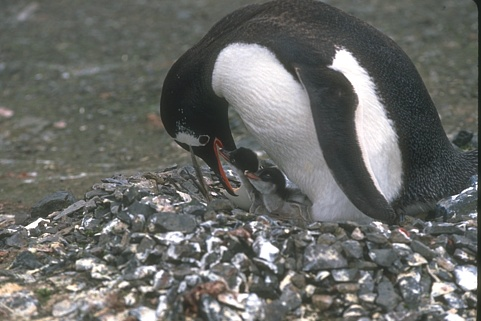
#> input picture datasets/berkley/BSDS300/images/train/original/106020.jpg, 481 x 321 px; its folder holds only this picture in this run
$ jupyter execute --allow-errors 'pure srcnn dataset-x.ipynb'   (shell and % lines are left out)   (Python 2 division)   (older library calls are emulated)
#> lines starting #> are read from the running program, lines starting #| are printed output that depends on the picture
# Super resolution
This notebook tries to repeat the result of [this article](https://arxiv.org/pdf/1511.04587.pdf "Accurate Image Super-Resolution Using Very Deep Convolutional Networks")

## Preparation

[cell 1]
import numpy as np
import pandas as pd
import matplotlib
import caffe
from matplotlib import pyplot as plt

[cell 2]
delta = abs(-9-1-5+3)

[cell 3]
def crop_center(imobj, new_width, new_height):
    width, height =imobj.size
    left = (width - N)/2
    top = (height - N)/2
    right = (width + N)/2
    bottom = (height + N)/2

    return imobj.crop((left, top, right, bottom))

def generate_crops(number, width, height, crop_width, crop_height):
    crops = []
    for i in range(number):
        x = randint(0,width-crop_width)
        y = randint(0,height-crop_height)
        crops.append((x, y, x + crop_width, y + crop_height))
    return crops

### Prepare dataset

### Train

[cell 4]
import os
N = 297
SUB = 33
Nsubs = 30
ScaleFactor = 2
folder = 'datasets/berkley/BSDS300/images/train/original/'
originals = [os.path.join(folder,f) for f in os.listdir(folder) if os.path.isfile(os.path.join(folder,f))]
hrdir = os.path.join(folder,'hr/')
if not os.path.exists(hrdir):
    os.makedirs(hrdir)

lrdir = os.path.join(folder,'lr/')
if not os.path.exists(lrdir):
    os.makedirs(lrdir)

[cell 5]
from PIL import Image
from PIL import ImageFilter
from random import randint


for idx, im in enumerate(originals):
    pim = Image.open(im)
#> pim is the input picture: PIL image 481x321 RGB; mean R, G, B 105.3, 106.6, 103.2
    pim = crop_center(pim, N, N)
#> in crop_center, `return imobj.crop((left, top, right, bottom))`:
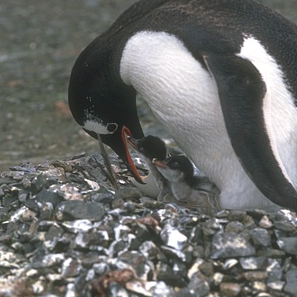
#> returned value: PIL image 297x297 RGB; mean R, G, B 108.5, 109.4, 107.2
    crops = generate_crops(Nsubs, N, N, SUB, SUB)
    for j, crop_tuple in enumerate(crops):
        sim = pim.crop(crop_tuple)
        sim.save(os.path.join(hrdir,'%d-%d.jpg' % (idx,j)))
        sim = sim.filter(ImageFilter.GaussianBlur(radius=1))
        sim = sim.resize((SUB // ScaleFactor, SUB // ScaleFactor), Image.BICUBIC)
        sim = sim.resize((SUB+delta,SUB+delta), Image.BICUBIC)
        sim.save(os.path.join(lrdir,'%d-%d-F%d.jpg' % (idx,j,ScaleFactor)))
#> this loop made 30 passes
#> pass 1, `sim = sim.filter(ImageFilter.GaussianBlur(radius=1))`:
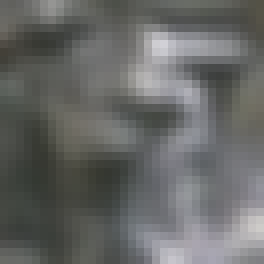
#> sim: PIL image 33x33 RGB (shown 8 times larger); mean R, G, B 102.8, 104, 102.5
#> pass 1, `sim = sim.resize((SUB // ScaleFactor, SUB // ScaleFactor), Image.BICUB..`:
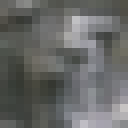
#> sim: PIL image 16x16 RGB (shown 8 times larger); mean R, G, B 102.8, 104, 102.4
#> after the loop:
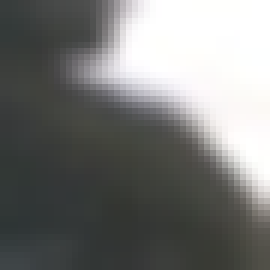
#> sim: PIL image 45x45 RGB (shown 6 times larger); mean R, G, B 119.8, 120.6, 118.9

[cell 6]
import lmdb

lrs = sorted([os.path.join(lrdir,f) for f in os.listdir(lrdir) if os.path.isfile(os.path.join(lrdir,f))])
#> (the rest of this cell did not finish here and is left out)

[cell 7]
print(lrs[:5])
#> (the rest of this cell did not finish here and is left out)

### Test (actually validation)

[cell 8]
import os
N = 297
SUB = 33
Nsubs = 30
ScaleFactor = 2
folder = 'datasets/berkley/BSDS300/images/test/original/'
originals = [os.path.join(folder,f) for f in os.listdir(folder) if os.path.isfile(os.path.join(folder,f))]
hrdir = os.path.join(folder,'hr/')
if not os.path.exists(hrdir):
    os.makedirs(hrdir)

lrdir = os.path.join(folder,'lr/')
if not os.path.exists(lrdir):
    os.makedirs(lrdir)

[cell 9]
from PIL import Image
from PIL import ImageFilter
from random import randint

for idx, im in enumerate(originals):
    pim = Image.open(im)
    pim = crop_center(pim, N, N)
    crops = generate_crops(Nsubs, N, N, SUB, SUB)
    for j, crop_tuple in enumerate(crops):
        sim = pim.crop(crop_tuple)
        sim.save(os.path.join(hrdir,'%d-%d.jpg' % (idx,j)))
        sim = sim.filter(ImageFilter.GaussianBlur(radius=1))
        sim = sim.resize((SUB // ScaleFactor, SUB // ScaleFactor), Image.BICUBIC)
        sim = sim.resize((SUB+delta,SUB+delta), Image.BICUBIC)
        sim.save(os.path.join(lrdir,'%d-%d-F%d.jpg' % (idx,j,ScaleFactor)))
#> this loop made 30 passes
#> pass 1, `sim = pim.crop(crop_tuple)`:
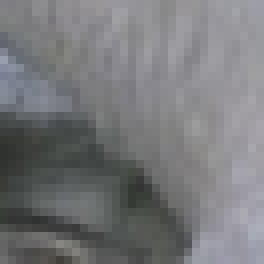
#> sim: PIL image 33x33 RGB (shown 8 times larger); mean R, G, B 119.4, 120.3, 122.6
#> pass 1, `sim = sim.resize((SUB // ScaleFactor, SUB // ScaleFactor), Image.BICUB..`:
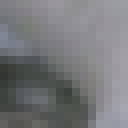
#> sim: PIL image 16x16 RGB (shown 8 times larger); mean R, G, B 118.9, 119.9, 122.2
#> after the loop:
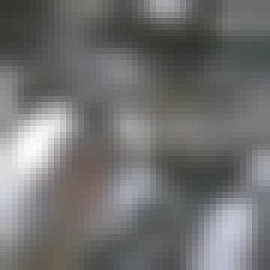
#> sim: PIL image 45x45 RGB (shown 6 times larger); mean R, G, B 112.6, 113, 112.6

[cell 10]
import lmdb

lrs = sorted([os.path.join(lrdir,f) for f in os.listdir(lrdir) if os.path.isfile(os.path.join(lrdir,f))])
#> (the rest of this cell did not finish here and is left out)

[cell 11]
print(lrs[:5])
#> (the rest of this cell did not finish here and is left out)

### Prepare model

[cell 12]
caffe.set_mode_gpu()
#> (this line was passed over: caffe is not available in this run)

[cell 13]
from caffe import layers as L, params as P

def srcnn(lmdb1,lmdb2, batch_size, mean_file='abc'):
    n = caffe.NetSpec()

    n.data = L.Data(batch_size=batch_size, backend=P.Data.LMDB, source=lmdb1, ntop=1)
    n.orim = L.Data(batch_size=batch_size, backend=P.Data.LMDB, source=lmdb2, ntop=1)

    n.conv1 = L.Convolution(n.data, kernel_size=9, num_output=64, weight_filler=dict(type='gaussian', std=0.01))
    n.relu1 = L.ReLU(n.conv1, in_place=True)
    n.conv2 = L.Convolution(n.relu1, kernel_size=1, num_output=32, weight_filler=dict(type='gaussian', std=0.01))
    n.relu2 = L.ReLU(n.conv2, in_place=True)
    n.conv3 = L.Convolution(n.relu2, kernel_size=5, num_output=3, weight_filler=dict(type='gaussian', std=0.01))


    #n.crop1 = L.Crop(n.residue, n.conv20, axis=2, offset=40)
    #n.crop2 = L.Crop(n.crop1, axis=3, offset=40)

    n.loss =  L.EuclideanLoss(n.conv3, n.orim)
    return n.to_proto()

# Important parameters!
training_set_size = 6000
testing_set_size = 3000
train_batch_size = 2000
test_batch_size = 1

[cell 14]
with open('srcnn_auto_train_srcnn-dataset-x.prototxt', 'w+') as f:
    f.write(str(srcnn('berkley-train-image-lmdb-srcnn-dataset-x', 'berkley-train-orim-image-lmdb-srcnn-dataset-x', train_batch_size, 'means/srcnn_train_mean.binaryproto')))
#> (the call stopped at in srcnn, `n = caffe.NetSpec()`: caffe is not available in this run)

with open('srcnn_auto_test_srcnn-dataset-x.prototxt', 'w+') as f:
    f.write(str(srcnn('berkley-test-image-lmdb-srcnn-dataset-x', 'berkley-test-orim-image-lmdb-srcnn-dataset-x', test_batch_size, 'means/srcnn_test_mean.binaryproto')))
#> (the call stopped at in srcnn, `n = caffe.NetSpec()`: caffe is not available in this run)

#> (a cell that did not finish here is left out)

#> (a cell that did not finish here is left out)

[cell 17]
# define the structure of the model for the first time
model_def = 'srcnn_auto_train_srcnn-dataset-x.prototxt'
#> (the rest of this cell did not finish here and is left out)

#> (a cell that did not finish here is left out)

#> (a cell that did not finish here is left out)

## Work

[cell 20]

niter = 960000
test_interval = 300
train_interval = 60
# losses will also be stored in the log
train_loss = np.zeros(int(np.ceil(niter / train_interval)))
test_loss = np.zeros(int(np.ceil(niter // test_interval)))
pictures_number = niter // test_interval
rowsnum = 10
picidx = 0
# the main solver loop
#> (the rest of this cell did not finish here and is left out)

## Other

[cell 21]
# send results via email
#!/usr/bin/env python
# encoding: utf-8

import smtplib
from datetime import datetime


def noticeEMail(train_str, test_str, usr, psw, fromaddr, toaddr):
    """
    Sends an email message through GMail once the script is completed.
    Developed to be used with AWS so that instances can be terminated
    once a long job is done. Only works for those with GMail accounts.

    starttime : a datetime() object for when to start run time clock
    usr : the GMail username, as a string
    psw : the GMail password, as a string

    fromaddr : the email address the message will be from, as a string

    toaddr : a email address, or a list of addresses, to send the
             message to
    """


    # Initialize SMTP server
    server=smtplib.SMTP('smtp.gmail.com:587')
    server.starttls()
    server.login(usr,psw)

    # Send email
    senddate=datetime.strftime(datetime.now(), '%Y-%m-%d')
    subject="Your job is complete"
    m="Date: %s\r\nFrom: %s\r\nTo: %s\r\nSubject: %s\r\nX-Mailer: My-Mail\r\n\r\n" % (senddate, fromaddr, toaddr, subject)
    msg='''

    train: ''' + train_str + '''

    test ''' + test_str

    server.sendmail(fromaddr, toaddr, m+msg)
    server.quit()


#> (the rest of this cell did not finish here and is left out)

[cell 22]
from matplotlib import pyplot as plt
plt.figure(num=1, figsize=(48,24), dpi=80, facecolor='w', edgecolor='k')
plt.subplot()
plt.grid(True)
plt.plot(train_interval * np.arange(len(train_loss)), train_loss)
plt.plot(test_interval * np.arange(len(test_loss)), test_loss, 'r')
plt.xlabel('iteration')
plt.ylabel('loss')
plt.title('loss, iteration %d' % it)
plt.legend(['train', 'test'], loc='best')
plt.show()
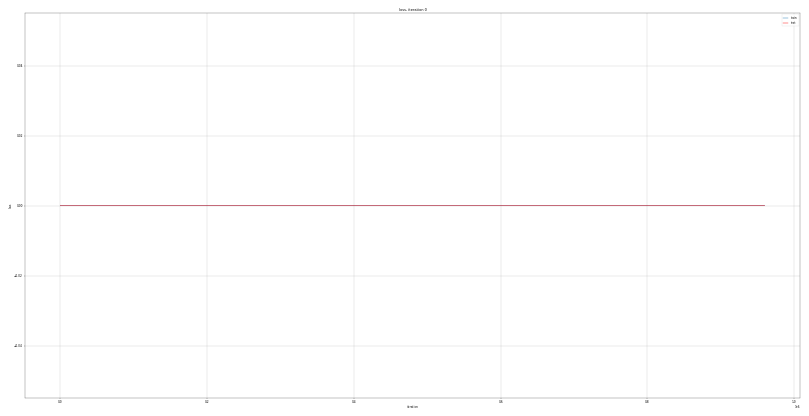
#> figure drawn by matplotlib, 1 panel

[cell 23]
plt.figure(num=1, figsize=(48,24), dpi=80, facecolor='w', edgecolor='k')
_, ax1 = plt.subplots()
ax2 = ax1.twinx()
ax1.plot(train_interval * np.arange(len(train_loss)), train_loss)
ax2.plot(test_interval * np.arange(len(test_loss)), test_loss, 'r')
ax1.set_xlabel('iteration')
ax1.set_ylabel('train loss')
ax2.set_ylabel('test loss')
plt.show()
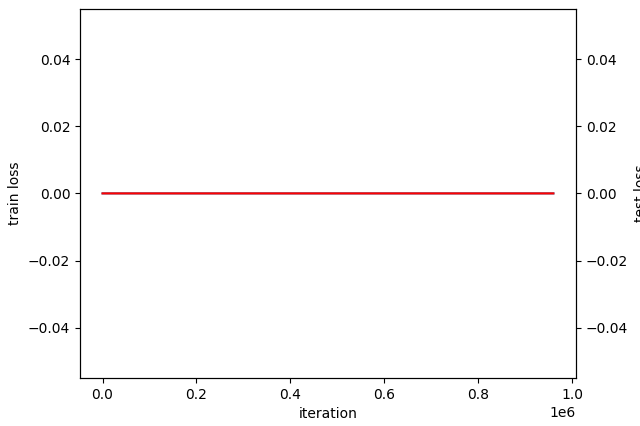
#> figure drawn by matplotlib, 2 panels

### Test on Set5

[cell 24]
import os
N = 297
SUB = 33
Nsubs = 30
ScaleFactor = 2
folder = 'datasets/Set5/original/'
originals = [os.path.join(folder,f) for f in os.listdir(folder) if os.path.isfile(os.path.join(folder,f))]
hrdir = os.path.join(folder,'hr/')
if not os.path.exists(hrdir):
    os.makedirs(hrdir)

lrdir = os.path.join(folder,'lr/')
if not os.path.exists(lrdir):
    os.makedirs(lrdir)

[cell 25]
from PIL import Image
from PIL import ImageFilter
from random import randint

for idx, im in enumerate(originals):
    pim = Image.open(im)
    # pim = crop_center(pim, N, N)
    crops = generate_crops(Nsubs, N, N, SUB, SUB)
    for j, crop_tuple in enumerate(crops):
        sim = pim.crop(crop_tuple)
        sim.save(os.path.join(hrdir,'%d-%d.jpg' % (idx,j)))
        sim = sim.filter(ImageFilter.GaussianBlur(radius=1))
        sim = sim.resize((SUB // ScaleFactor, SUB // ScaleFactor), Image.BICUBIC)
        sim = sim.resize((SUB+delta,SUB+delta), Image.BICUBIC)
        sim.save(os.path.join(lrdir,'%d-%d-F%d.jpg' % (idx,j,ScaleFactor)))
#> this loop made 30 passes
#> pass 1, `sim = pim.crop(crop_tuple)`:
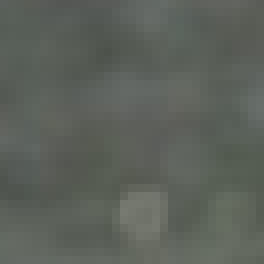
#> sim: PIL image 33x33 RGB (shown 8 times larger); mean R, G, B 92.2, 97.1, 90.2

[cell 26]
lrs = sorted([os.path.join(lrdir,f) for f in os.listdir(lrdir) if os.path.isfile(os.path.join(lrdir,f))])
hrs = sorted([os.path.join(hrdir,f) for f in os.listdir(hrdir) if os.path.isfile(os.path.join(hrdir,f))])

[cell 27]
print(lrs[:5])
print(hrs[:5])

$ run again, on datasets/berkley/BSDS300/images/train/original/12003.jpg
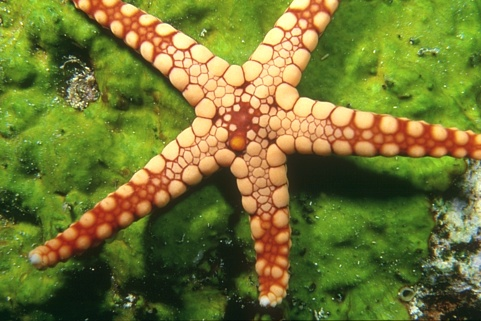
#> input picture datasets/berkley/BSDS300/images/train/original/12003.jpg, 481 x 321 px
#> pim is the input picture: PIL image 481x321 RGB; mean R, G, B 114.1, 118.7, 50.3
#> in crop_center, `return imobj.crop((left, top, right, bottom))`:
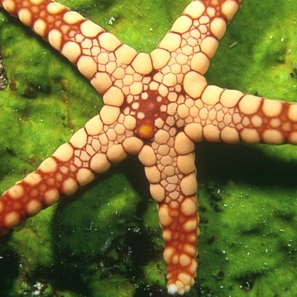
#> returned value: PIL image 297x297 RGB; mean R, G, B 124.6, 118, 55.4
#> after the loop `for j, crop_tuple in enumerate(crops):`:
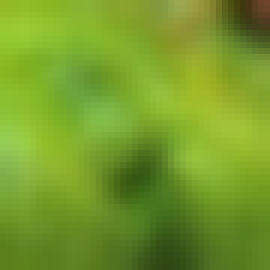
#> sim: PIL image 45x45 RGB (shown 6 times larger); mean R, G, B 117.8, 155.7, 42.2

$ run again, on datasets/berkley/BSDS300/images/train/original/12074.jpg
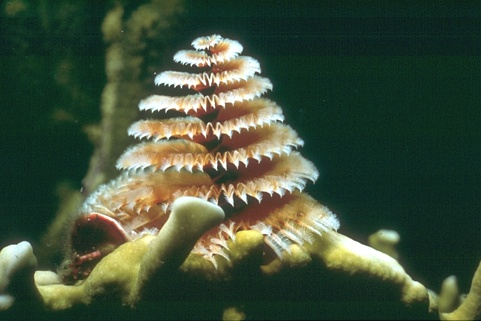
#> input picture datasets/berkley/BSDS300/images/train/original/12074.jpg, 481 x 321 px
#> pim is the input picture: PIL image 481x321 RGB; mean R, G, B 65.2, 80.3, 59.3
#> after the loop `for j, crop_tuple in enumerate(crops):`:
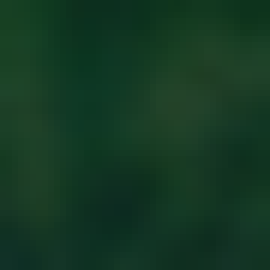
#> sim: PIL image 45x45 RGB (shown 6 times larger); mean R, G, B 20.2, 56.2, 35.2
